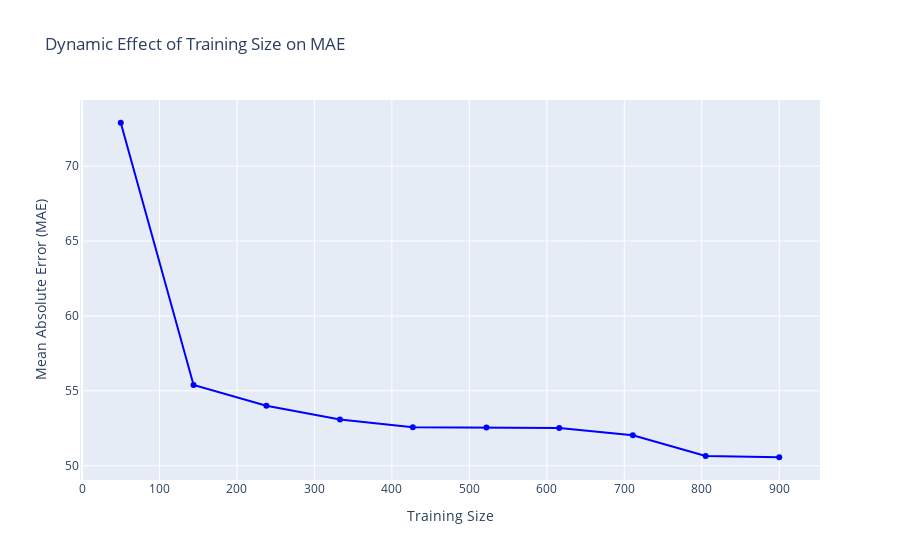
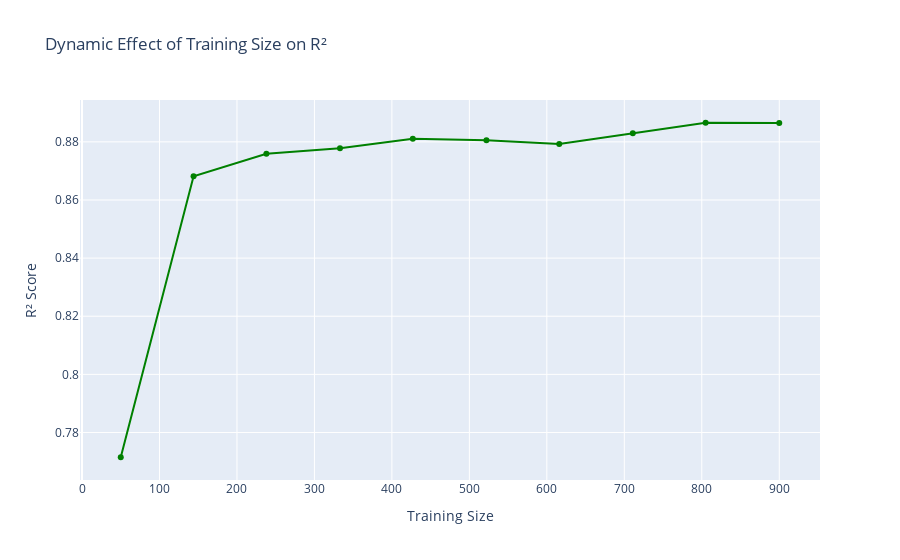
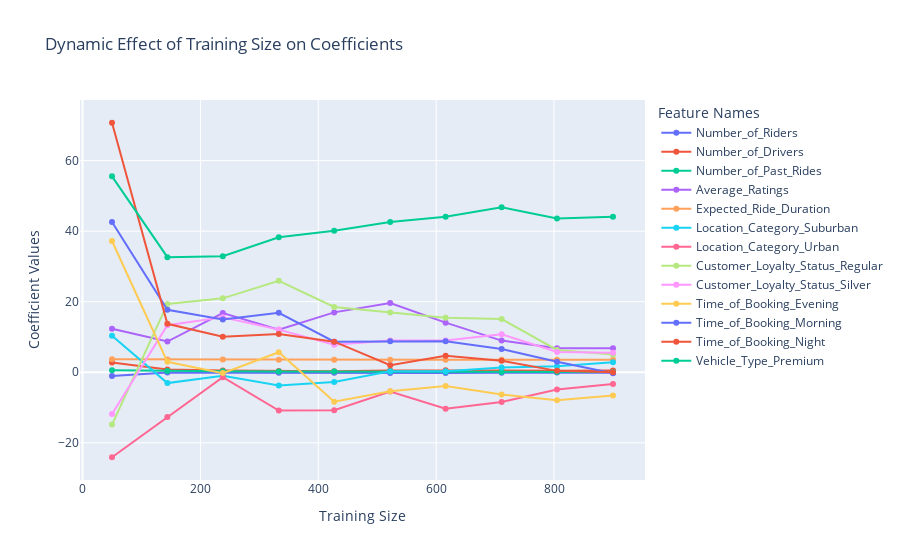

The code cell stored with these charts, in order, in its notebook:
### Code cell
# Initialize variables to store results
train_sizes = np.linspace(50, len(X_train), 10, dtype=int)  # Vary training set size
mae_scores = []
r2_scores = []
coefficients = []

# Feature names from the DataFrame
feature_names = X.columns.tolist()

# Dynamic updating loop
for train_size in train_sizes:
    # Subsample training data
    X_train_sub = X_train.iloc[:train_size]
    y_train_sub = y_train[:train_size]
    # Train Lasso regressor
    lasso = Lasso(*dict(results_df["Best_Params"]))  # Adjust alpha as needed
    lasso.fit(X_train_sub, y_train_sub)

    # Predict and evaluate
    y_pred = lasso.predict(X_test)
    mae = mean_absolute_error(y_test, y_pred)
    r2 = r2_score(y_test, y_pred)
    mae_scores.append(mae)
    r2_scores.append(r2)
    coefficients.append(lasso.coef_)

    # Clear previous output
    clear_output(wait=True)

    # Create MAE plot
    fig_mae = go.Figure()
    fig_mae.add_trace(go.Scatter(
        x=train_sizes[:len(mae_scores)],
        y=mae_scores,
        mode='lines+markers',
        name='MAE',
        line=dict(color='blue')
    ))
    fig_mae.update_layout(
        title='Dynamic Effect of Training Size on MAE',
        xaxis_title='Training Size',
        yaxis_title='Mean Absolute Error (MAE)',
        legend_title='Metric'
    )

    # Create R² plot
    fig_r2 = go.Figure()
    fig_r2.add_trace(go.Scatter(
        x=train_sizes[:len(r2_scores)],
        y=r2_scores,
        mode='lines+markers',
        name='R² Score',
        line=dict(color='green')
    ))
    fig_r2.update_layout(
        title='Dynamic Effect of Training Size on R²',
        xaxis_title='Training Size',
        yaxis_title='R² Score',
        legend_title='Metric'
    )

    # Create Coefficients plot
    fig_coeff = go.Figure()
    coefficients_array = np.array(coefficients)
    for i, feature_name in enumerate(feature_names):
        fig_coeff.add_trace(go.Scatter(
            x=train_sizes[:len(mae_scores)],
            y=coefficients_array[:, i],
            mode='lines+markers',
            name=feature_name
        ))
    fig_coeff.update_layout(
        title='Dynamic Effect of Training Size on Coefficients',
        xaxis_title='Training Size',
        yaxis_title='Coefficient Values',
        legend_title='Feature Names'
    )

    # Display updated figures
    fig_mae.show()
    fig_r2.show()
    fig_coeff.show()

    time.sleep(1)

### Figure 1 — Plotly figure (JSON) as saved in the notebook; plotly's stock layout.template omitted (floating-point values rounded to 4 significant figures)
{"data": [{"line": {"color": "blue"}, "mode": "lines+markers", "name": "MAE", "type": "scatter", "x": [50, 144, 238, 333, 427, 522, 616, 711, 805, 900], "y": [72.9, 55.39, 54.01, 53.08, 52.57, 52.56, 52.51, 52.03, 50.65, 50.56]}], "layout": {"legend": {"title": {"text": "Metric"}}, "title": {"text": "Dynamic Effect of Training Size on MAE"}, "xaxis": {"title": {"text": "Training Size"}}, "yaxis": {"title": {"text": "Mean Absolute Error (MAE)"}}}}

### Figure 2 — Plotly figure (JSON) as saved in the notebook; plotly's stock layout.template omitted (floating-point values rounded to 4 significant figures)
{"data": [{"line": {"color": "green"}, "mode": "lines+markers", "name": "R² Score", "type": "scatter", "x": [50, 144, 238, 333, 427, 522, 616, 711, 805, 900], "y": [0.7715, 0.8682, 0.8759, 0.8778, 0.881, 0.8805, 0.8793, 0.8829, 0.8866, 0.8865]}], "layout": {"legend": {"title": {"text": "Metric"}}, "title": {"text": "Dynamic Effect of Training Size on R²"}, "xaxis": {"title": {"text": "Training Size"}}, "yaxis": {"title": {"text": "R² Score"}}}}

### Figure 3 — Plotly figure (JSON) as saved in the notebook; plotly's stock layout.template omitted (floating-point values rounded to 4 significant figures)
{"data": [{"mode": "lines+markers", "name": "Number_of_Riders", "type": "scatter", "x": [50, 144, 238, 333, 427, 522, 616, 711, 805, 900], "y": [-1.079, -0.09169, -0.1181, -0.166, -0.1195, -0.2368, -0.2242, -0.1062, -0.1016, -0.106]}, {"mode": "lines+markers", "name": "Number_of_Drivers", "type": "scatter", "x": [50, 144, 238, 333, 427, 522, 616, 711, 805, 900], "y": [2.788, 0.7873, 0.4761, 0.3869, 0.2686, 0.5148, 0.5993, 0.4818, 0.4566, 0.4838]}, {"mode": "lines+markers", "name": "Number_of_Past_Rides", "type": "scatter", "x": [50, 144, 238, 333, 427, 522, 616, 711, 805, 900], "y": [0.5514, 0.3348, 0.2659, 0.212, 0.2115, 0.2076, 0.1535, 0.09085, 0.06429, 0.05327]}, {"mode": "lines+markers", "name": "Average_Ratings", "type": "scatter", "x": [50, 144, 238, 333, 427, 522, 616, 711, 805, 900], "y": [12.36, 8.713, 16.8, 12.04, 16.98, 19.65, 14.06, 8.978, 6.778, 6.787]}, {"mode": "lines+markers", "name": "Expected_Ride_Duration", "type": "scatter", "x": [50, 144, 238, 333, 427, 522, 616, 711, 805, 900], "y": [3.689, 3.637, 3.626, 3.565, 3.551, 3.579, 3.56, 3.547, 3.538, 3.527]}, {"mode": "lines+markers", "name": "Location_Category_Suburban", "type": "scatter", "x": [50, 144, 238, 333, 427, 522, 616, 711, 805, 900], "y": [10.38, -3.065, -0.9881, -3.723, -2.738, 0.3148, 0.2923, 1.332, 1.694, 2.821]}, {"mode": "lines+markers", "name": "Location_Category_Urban", "type": "scatter", "x": [50, 144, 238, 333, 427, 522, 616, 711, 805, 900], "y": [-24.09, -12.71, -1.398, -10.86, -10.78, -5.468, -10.35, -8.41, -4.904, -3.33]}, {"mode": "lines+markers", "name": "Customer_Loyalty_Status_Regular", "type": "scatter", "x": [50, 144, 238, 333, 427, 522, 616, 711, 805, 900], "y": [-14.83, 19.37, 20.95, 25.93, 18.5, 16.97, 15.43, 15.09, 6.338, 5.04]}, {"mode": "lines+markers", "name": "Customer_Loyalty_Status_Silver", "type": "scatter", "x": [50, 144, 238, 333, 427, 522, 616, 711, 805, 900], "y": [-11.86, 13.36, 15.56, 12.09, 7.833, 8.999, 8.994, 10.75, 5.754, 5.566]}, {"mode": "lines+markers", "name": "Time_of_Booking_Evening", "type": "scatter", "x": [50, 144, 238, 333, 427, 522, 616, 711, 805, 900], "y": [37.22, 2.96, -0.241, 5.691, -8.35, -5.369, -3.908, -6.311, -7.938, -6.552]}, {"mode": "lines+markers", "name": "Time_of_Booking_Morning", "type": "scatter", "x": [50, 144, 238, 333, 427, 522, 616, 711, 805, 900], "y": [42.58, 17.72, 14.95, 16.84, 8.656, 8.825, 8.824, 6.592, 3.002, -0.2787]}, {"mode": "lines+markers", "name": "Time_of_Booking_Night", "type": "scatter", "x": [50, 144, 238, 333, 427, 522, 616, 711, 805, 900], "y": [70.73, 13.73, 10.05, 10.84, 8.676, 1.98, 4.707, 3.273, 0.3947, -0.02054]}, {"mode": "lines+markers", "name": "Vehicle_Type_Premium", "type": "scatter", "x": [50, 144, 238, 333, 427, 522, 616, 711, 805, 900], "y": [55.55, 32.62, 32.92, 38.26, 40.14, 42.6, 44.12, 46.77, 43.59, 44.11]}], "layout": {"legend": {"title": {"text": "Feature Names"}}, "title": {"text": "Dynamic Effect of Training Size on Coefficients"}, "xaxis": {"title": {"text": "Training Size"}}, "yaxis": {"title": {"text": "Coefficient Values"}}}}
